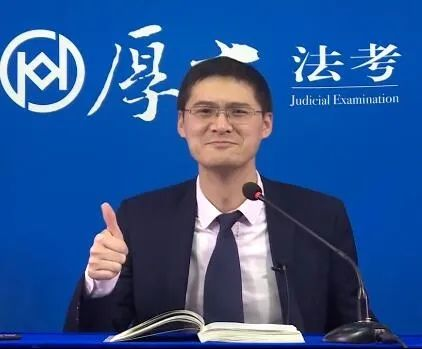
#> input picture opencv/picture/face2.jpg, 422 x 349 px, found by its file name
$ python '04绘制矩形.py'
#> lines starting #> are read from the running program, lines starting #| are printed output that depends on the picture
# 导入cv模块
import cv2 as cv

# 读取图片
img = cv.imread('face2.jpg')
#> img is the input picture: shape (349, 422, 3); mean B, G, R 144.9, 86.2, 47.3
# 坐标
x, y, w, h = 100, 100, 100, 100
# 绘制矩形
cv.rectangle(img, (x, y, x + w, y + h), color=(0, 0, 255), thickness=1)
# 绘制圆形
cv.circle(img, center=(x + w, y + h), radius=100, color=(255, 0, 0), thickness=2)
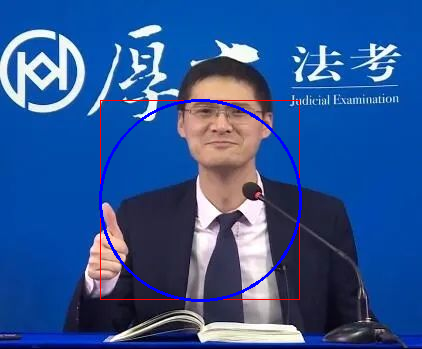
#> img: shape (349, 422, 3); mean B, G, R 145.9, 84.7, 47.1
# 显示
cv.imshow('re_img', img)
while True:
    if ord('q') == cv.waitKey(0):
#> (key q is pressed here)
        break
# 释放内存
cv.destroyAllWindows()

$ run again, with opencv/picture/face1.jpg copied over opencv/picture/face2.jpg
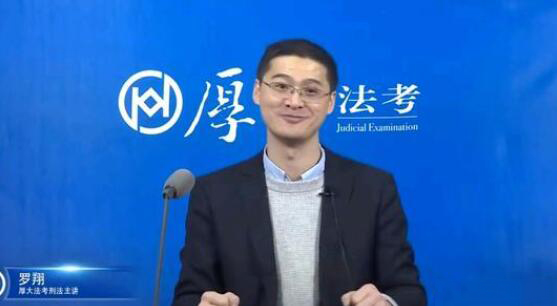
#> input picture opencv/picture/face1.jpg, 557 x 306 px, found by its file name
#> img is the input picture: shape (306, 557, 3); mean B, G, R 186.9, 101.4, 36.8
#> `cv.circle(img, center=(x + w, y + h), radius=100, color=(255, 0, 0), t..`:
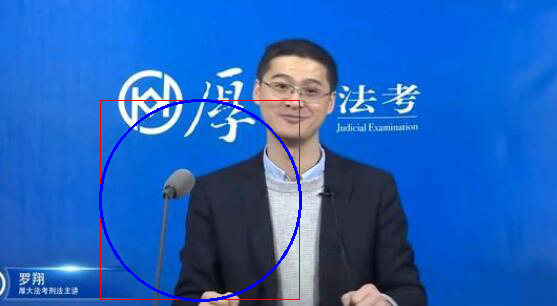
#> img: shape (306, 557, 3); mean B, G, R 187, 99.5, 36.4

$ run again, with opencv/picture/face3.jpg copied over opencv/picture/face2.jpg
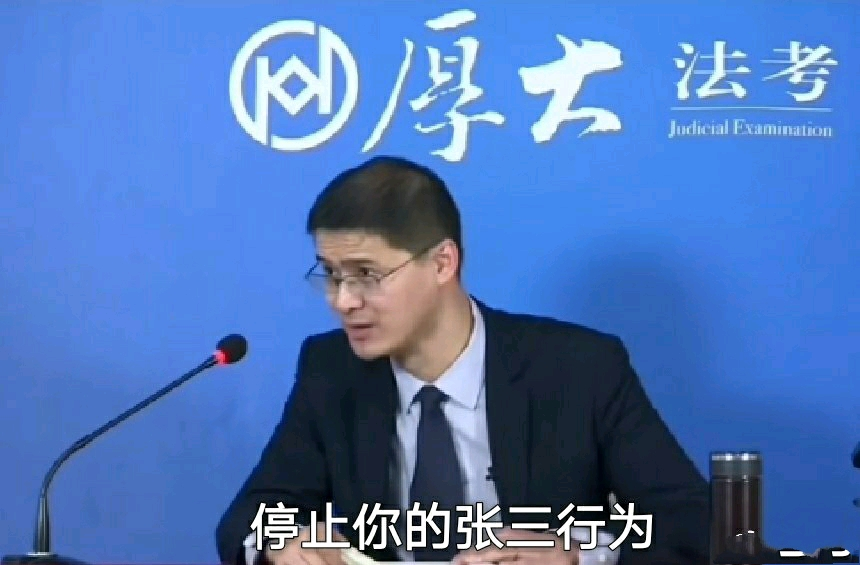
#> input picture opencv/picture/face3.jpg, 860 x 565 px, found by its file name
#> img is the input picture: shape (565, 860, 3); mean B, G, R 183.8, 117.9, 79
#> `cv.circle(img, center=(x + w, y + h), radius=100, color=(255, 0, 0), t..`:
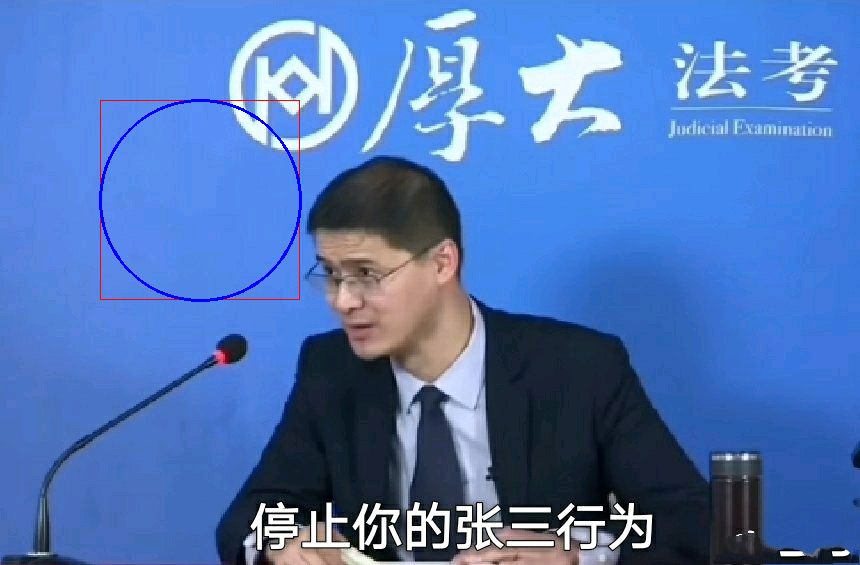
#> img: shape (565, 860, 3); mean B, G, R 183.6, 117.2, 78.8

$ run again, with opencv/picture/face5.jpeg copied over opencv/picture/face2.jpg
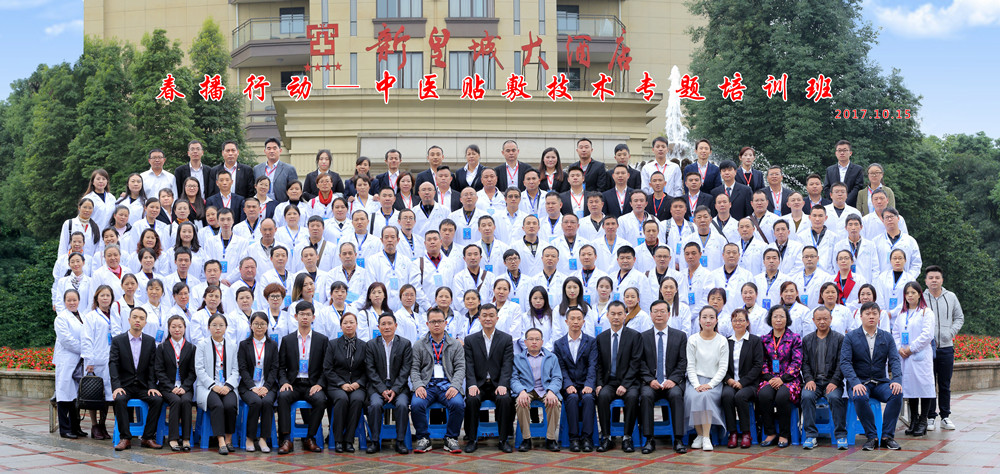
#> input picture opencv/picture/face5.jpeg, 1000 x 474 px, found by its file name
#> img is the input picture: shape (474, 1000, 3); mean B, G, R 132.1, 128.1, 127.9
#> `cv.circle(img, center=(x + w, y + h), radius=100, color=(255, 0, 0), t..`:
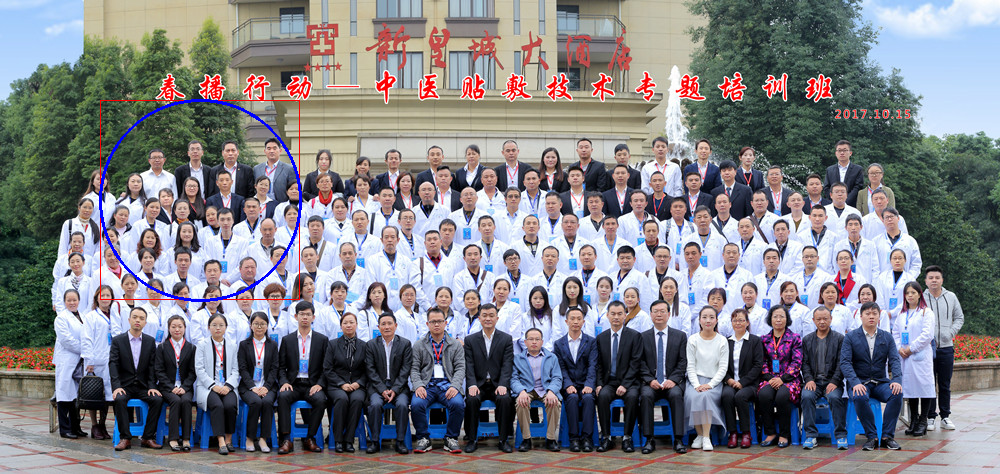
#> img: shape (474, 1000, 3); mean B, G, R 132.3, 127.3, 127.5
